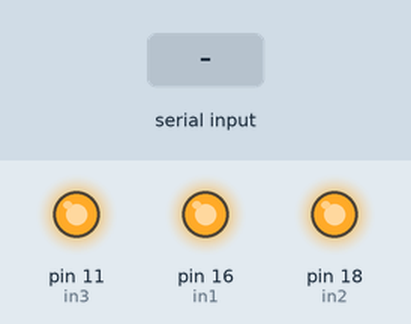
Bench run of a program on a simulated Raspberry Pi (header pin numbers). Shown: output pins drawn as LEDs (lit = HIGH). The test bench sets the inputs (shaded band). What the program prints to the terminal is not drawn.

Above: at 1.2 s.
1.3 s: "1" typed at the terminal, then Enter
At 1.6 s:
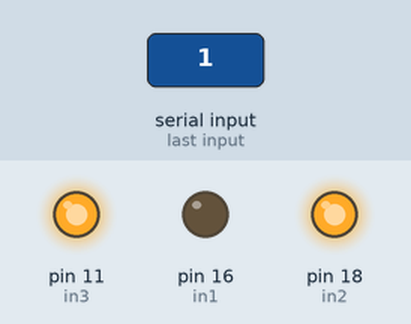
2.8 s: "3" typed at the terminal, then Enter
At 3.9 s:
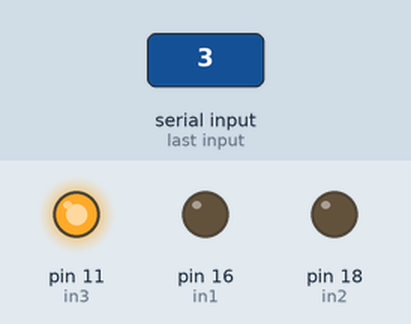
4.3 s: "2" typed at the terminal, then Enter
At 5.1 s:
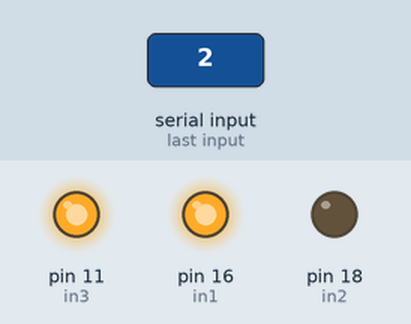
5.8 s: "5" typed at the terminal, then Enter
At 6.2 s:
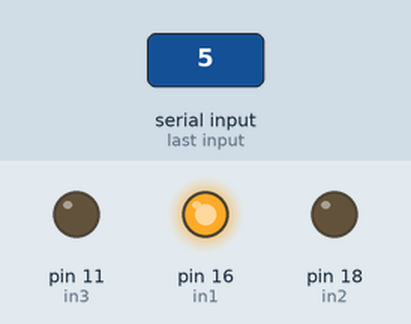
7.3 s: "4" typed at the terminal, then Enter
At 8.5 s:
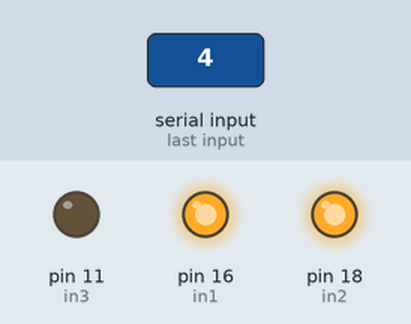
8.8 s: "6" typed at the terminal, then Enter
At 9.7 s:
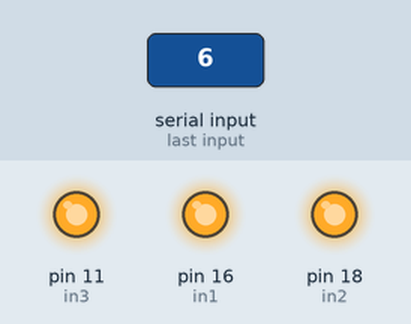
Timing chart, 0 to 11.3 s (numbered marks = the images above; inputs shaded):
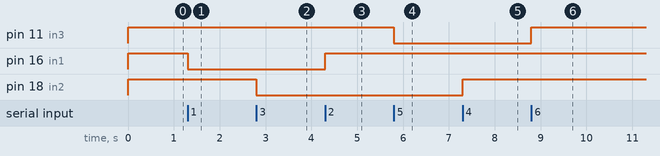

Measured:
- after the input at 1.3 s, pin 16 (in1): HIGH → LOW at once
- after the input at 2.8 s, pin 18 (in2): HIGH → LOW at once
- after the input at 4.3 s, pin 16 (in1): LOW → HIGH at once
- after the input at 5.8 s, pin 11 (in3): HIGH → LOW at once
- after the input at 7.3 s, pin 18 (in2): LOW → HIGH at once
- after the input at 8.8 s, pin 11 (in3): LOW → HIGH at once

The program:

program-1.py
```python
import RPi.GPIO as GPIO
import time

in1 = 16
in2 = 18
in3 = 11

GPIO.setmode(GPIO.BOARD)
GPIO.setup(in1, GPIO.OUT)
GPIO.setup(in2, GPIO.OUT)
GPIO.setup(in3, GPIO.OUT)

GPIO.output(in1, True)
GPIO.output(in2, True)
GPIO.output(in3, True)

try:
	GPIO.output(11, True)
	while True:
		#GPIO.setwarnings(False)
		print("Pilihan : \n 1. Hidupkan Doorlock \n 2. Matikan Doorlock \n 3. Hidupkan Pompa Air \n 4. Matikan Pompa Air \n 5. Hidupkan Lampu \n 6. Matikan Lampu")
		pilih = int(input("Pilih Menu (1/2/3/4/5/6) : "))
		if pilih == 1:
			GPIO.setup(in1, GPIO.OUT)
			GPIO.output(in1, False)
		elif pilih == 2:
			GPIO.setup(in1, GPIO.OUT)
			GPIO.output(in1, GPIO.LOW)
			GPIO.setwarnings(False)
			GPIO.output(in1, True)
		elif pilih == 3:
			GPIO.setup(in2, GPIO.OUT)
			GPIO.output(in2, False)
		elif pilih == 4:
			GPIO.setup(in2, GPIO.OUT)
			GPIO.output(in2, GPIO.LOW)
			GPIO.setwarnings(False)
			GPIO.output(in2, True)
		elif pilih == 5:
			GPIO.setup(in3, GPIO.OUT)
			GPIO.output(in3, False)
		elif pilih == 6:
			GPIO.setup(in3, GPIO.OUT)
			GPIO.output(in3, GPIO.LOW)
			GPIO.setwarnings(False)
			GPIO.output(in3, True)
			#GPIO.cleanup()
		else:
			print("!!! === PILIHAN ANDA TIDAK ADA === !!!")


except KeyboardInterrupt:
	GPIO.cleanup()
```
